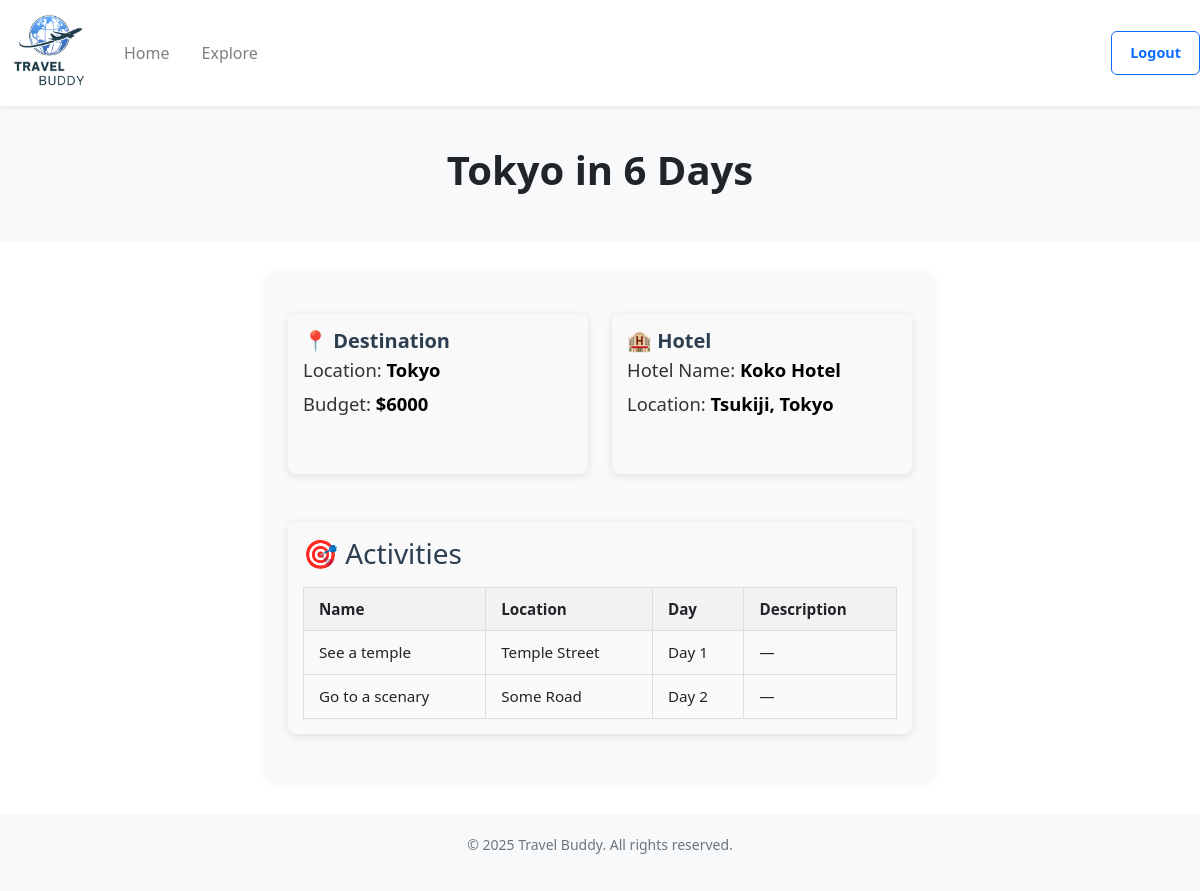
The page /explore-plan/2 (signed in) on the database its author committed.
### website/models.py (models this page shows)
class Trip(db.Model):
    __tablename__ = 'trip'
    id = db.Column(db.Integer, primary_key=True)
    destination = db.Column(db.String(200), nullable=False)
    start_date = db.Column(db.Date, nullable=False)
    end_date = db.Column(db.Date, nullable=False)
    travelers = db.Column(db.Integer)
    budget = db.Column(db.Integer)
    public = db.Column(db.Boolean, default=False)  # for sharing on explore page (False = private, True = public)
    starred = db.Column(db.Boolean, default=False)
    user_id = db.Column(db.Integer, db.ForeignKey('user.id'))           # each trip belongs to a user
    flights = db.relationship('Flight', backref='trip', cascade="all, delete-orphan")
    hotels = db.relationship('Hotel', backref='trip', cascade="all, delete-orphan")
    activities = db.relationship('Activity', backref='trip', cascade="all, delete-orphan")
    bookings = db.relationship('Booking', backref='trip', cascade="all, delete-orphan")

class Hotel(db.Model):
    __tablename__ = 'hotel'
    id = db.Column(db.Integer, primary_key=True)
    hotel_name = db.Column(db.String(200), nullable=False)
    location = db.Column(db.String(200), nullable=False)
    trip_id = db.Column(db.Integer, db.ForeignKey('trip.id', ondelete="CASCADE"))

class Activity(db.Model):
    __tablename__ = 'activity'
    id = db.Column(db.Integer, primary_key=True)
    activity_name = db.Column(db.String(200), nullable=False)
    location = db.Column(db.String(200), nullable=False)
    date = db.Column(db.Date, nullable=False)
    description = db.Column(db.String(500))
    trip_id = db.Column(db.Integer, db.ForeignKey('trip.id', ondelete="CASCADE"))

### website/views.py (the view)
@views.route('/explore-plan/<int:trip_id>')
@login_required
def explore_plan(trip_id):
    trip = Trip.query.get_or_404(trip_id)
    flight = Flight.query.filter_by(trip_id=trip_id).first()
    hotel = Hotel.query.filter_by(trip_id=trip_id).first()
    activities = Activity.query.filter_by(trip_id=trip_id).all()
    if trip.user_id != current_user.id:
        abort(403)
    return render_template("explore-plan.html", user=current_user, trip=trip, flight=flight, hotel=hotel, activities=activities)

### website/__init__.py (called while the page is built)
def create_app():
    app = Flask(__name__)
    app.config['SECRET_KEY'] = 'asdfa asdfa'
    app.config['SQLALCHEMY_DATABASE_URI'] = f'sqlite:///{DB_NAME}'
    app.config['DATABASE'] = os.path.join(app.instance_path, DB_NAME)
    db.init_app(app)
    from .views import views
    from .auth import auth
    app.register_blueprint(views, url_prefix='/')
    app.register_blueprint(auth, url_prefix='/')
    from .models import User
    with app.app_context():
        if not path.exists(DB_NAME):
            db.create_all()
            print("Database created successfully")
    login_manager = LoginManager()
    login_manager.login_view = 'auth.login'
    login_manager.init_app(app)
    @login_manager.user_loader
    def load_user(id):
        return User.query.get(int(id))
    return app

### website/templates/explore-plan.html (shortened to what this page needs)
<!DOCTYPE html>
<html>
  <head>
    <link rel="stylesheet" href="https://stackpath.bootstrapcdn.com/bootstrap/4.4.1/css/bootstrap.min.css" />
    <link href="https://cdn.jsdelivr.net/npm/bootstrap-icons/font/bootstrap-icons.css" rel="stylesheet" />
    <link rel="stylesheet" href="https://stackpath.bootstrapcdn.com/font-awesome/4.7.0/css/font-awesome.min.css" />
    <link href="https://cdn.jsdelivr.net/npm/bootstrap@5.3.0/dist/css/bootstrap.min.css" rel="stylesheet" />
  </head>
  <body class="min-vh-100 d-flex flex-column">
    <nav class="navbar navbar-expand-lg navbar-light bg-white shadow-sm">
      <a class="navbar-brand" href="/home">
        <img src="{{url_for('static', filename='images/logo.png')}}" class="d-inline-block align-top logo-nav" />
      </a>
      <div class="collapse navbar-collapse" id="navbar">
        <div class="navbar-nav">
          <a class="nav-item nav-link mr-3" id="home" href="/home">Home</a>
          <a class="nav-item nav-link" id="explore" href="/explore">Explore</a>
        </div>
        <br/>
        <div class="ml-auto">
          <a class="btn btn-outline-primary" id="logout" href="/" role="button">Logout</a>
        </div>
      </div>
    </nav>
    <section class="hero">
      <div class="container">
        <h1 style="text-align: center" class="display-6 font-weight-bold">{{trip.destination}} in {{ (trip.end_date - trip.start_date).days + 1 }} Day{{ 's' if (trip.end_date - trip.start_date).days + 1 != 1 else '' }}</h1>
      </div>
    </section>
    <div class="trip-summary">
      <div class="row mt-3">
        <div class="col-md-6">
          <section class="trip-info-card">
            <h3 class="trip-info-title">📍 Destination</h3>
            <p class="trip-info-detail">Location: <strong>{{ trip.destination }}</strong></p>
            <p class="trip-info-detail">Budget: <strong>${{trip.budget}}</strong></p>
          </section>
        </div>
        {% if hotel %}
        <div class="col-md-6">
          <section class="trip-info-card">
            <h3 class="trip-info-title">🏨 Hotel</h3>
            <p class="trip-info-detail">Hotel Name: <strong>{{ hotel.hotel_name }}</strong></p>
            <p class="trip-info-detail">Location: <strong>{{ hotel.location }}</strong></p>
          </section>
        </div>
        {% endif %}
      </div>
      {% if activities %}
      <div class="row mt-4">
        <div class="col-md-12">
          <section class="trip-info-card">
            <h3>🎯 Activities</h3>
            <table class="activity-table">
              <thead>
                <tr>
                  <th>Name</th>
                  <th>Location</th>
                  <th>Day</th>
                  <th>Description</th>
                </tr>
              </thead>
              <tbody>
                {% for activity in activities|sort(attribute='date') %}
                <tr>
                  <td>{{ activity.activity_name }}</td>
                  <td>{{ activity.location }}</td>
                  <td>Day {{ loop.index }}</td>
                  <td>{{ activity.description or '—' }}</td>
                </tr>
                {% endfor %}
              </tbody>
            </table>
          </section>
        </div>
      </div>
      {% endif %}
    </div>
    <footer class="footer mt-auto">
      <div class="container">
        <p>© 2025 Travel Buddy. All rights reserved.</p>
      </div>
    </footer>
  </body>
</html>

### website/templates/explore-plan.html (style rules this page uses)
.hero { background: #f8f9fa; padding: 40px 0; text-align: left; }
.footer { background: #f8f9fa; padding: 20px 0; text-align: center; font-size: 14px; color: #6c757d; }
.logo-nav { width: 100px; height: 80px; object-fit: contain; }
.trip-summary { max-width: 700px; margin: 2rem auto; padding: 1.5rem; border-radius: 12px; background-color: #f9f9f9; box-shadow: 0 0 10px rgba(0, 0, 0, 0.05); font-family: 'Segoe UI', sans-serif; }
.trip-summary section { margin-bottom: 1.5rem; }
.trip-summary h3 { margin-bottom: 0.5rem; color: #2c3e50; }
.activity-table { width: 100%; border-collapse: collapse; margin-top: 1rem; font-size: 0.95rem; }
.activity-table th, .activity-table td { padding: 10px 15px; border: 1px solid #ddd; text-align: left; }
.activity-table thead { background-color: #f2f2f2; }
.activity-table tr:nth-child(even) { background-color: #fafafa; }
.btn { display: inline-block; padding: 10px 18px; margin-left: 10px; font-size: 0.9rem; font-weight: bold; text-decoration: none; border-radius: 6px; cursor: pointer; }
.trip-info-card { min-height: 160px; min-width: 300px; background-color: #f9f9f9; border-radius: 8px; padding: 15px; margin-bottom: 20px; box-shadow: 0 2px 8px rgba(0, 0, 0, 0.1); }
.trip-info-title { font-size: 1.25rem; font-weight: 600; margin-bottom: 10px; color: #007bff; }
.trip-info-detail { font-size: 1.15rem; color: #333; line-height: 1; }
.trip-info-detail strong { color: #000; font-weight: 700; }

### rows shown on the page
Trip: destination "Tokyo", (trip.end_date-trip.start_date).days+1 "6", end_date+start_date "s", budget "6000"
Hotel: hotel_name "Koko Hotel", location "Tsukiji, Tokyo"
Activity: activity_name "See a temple", location "Temple Street", description "—"
Activity: activity_name "Go to a scenary", location "Some Road", description "—"
